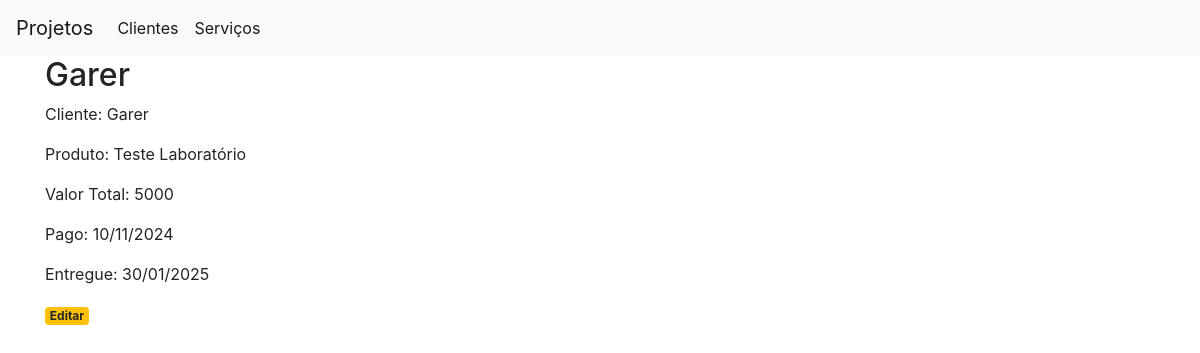
The page /projetos/1 on the database its author committed.
### app.py (models this page shows)
class Projetos(db.Model):
    id = db.Column(db.Integer, primary_key=True)
    cliente = db.Column(db.String(80), nullable=False)
    servicos = db.Column(db.String(80), nullable=False)
    valor = db.Column(db.String(10), nullable=False)
    inicio = db.Column(db.String(10), nullable=False)
    fim = db.Column(db.String(10), nullable=False)

### app.py (the view)
@app.route('/projetos/<int:projeto_id>')
def projeto(projeto_id):
    projeto = get_projeto(projeto_id)
    return render_template('projeto.html', projeto = projeto)

### app.py (called while the page is built)
def get_projeto(projeto_id):
    projeto = Projetos.query.filter_by(id=projeto_id).first()
    if projeto is None:
        abort(404)
    return projeto

### templates/projeto.html
{% extends 'base.html' %}
{% block content %}
    <h2>{% block title %} {{ projeto['cliente'] }} {% endblock %}</h2>
    <p>Cliente: {{ projeto['cliente'] }}</p>
    <p>Produto:  {{ projeto['servicos'] }}</p>
    <p>Valor Total: {{ projeto['valor'] }}</p>
    <p>Pago:  {{ projeto['inicio'] }}</p>
    <p>Entregue:  {{ projeto['fim'] }}</p>
    <a href="{{ url_for('edit_projeto', projeto_id=projeto['id']) }}">
        <span class="badge badge-warning">Editar</span>
    </a>
{% endblock %}

### rows shown on the page
Projetos: cliente "Garer", servicos "Teste Laboratório", valor "5000", inicio "10/11/2024", fim "30/01/2025"
